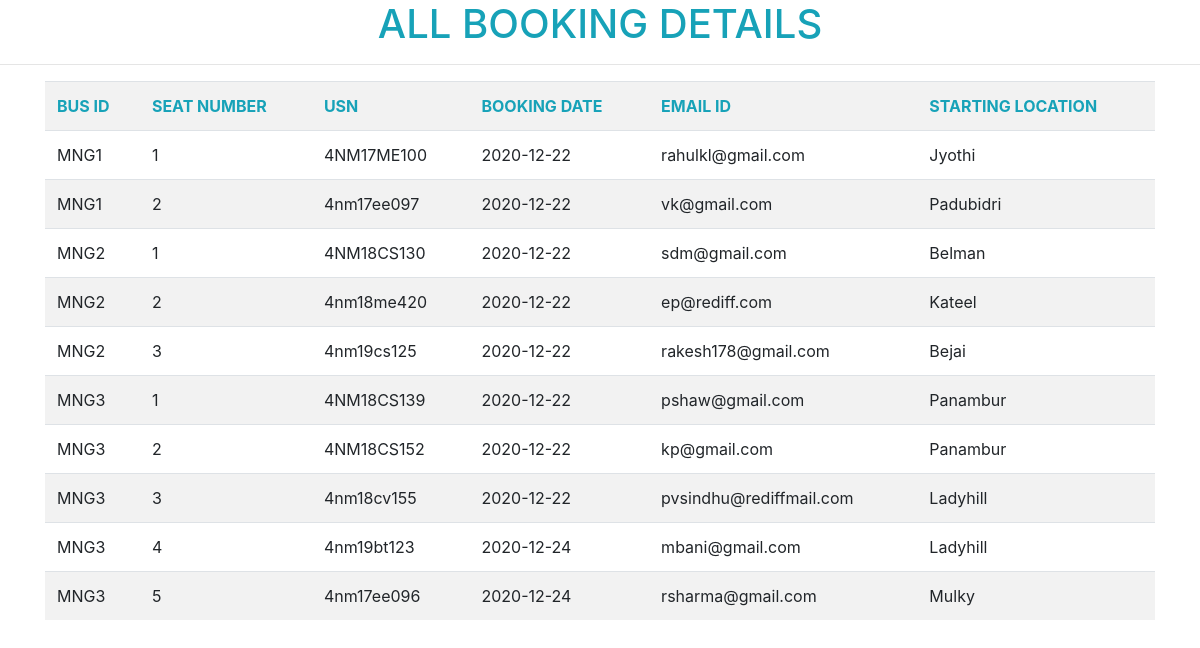
/admintable.php, run on an earlier commit of the app's database.
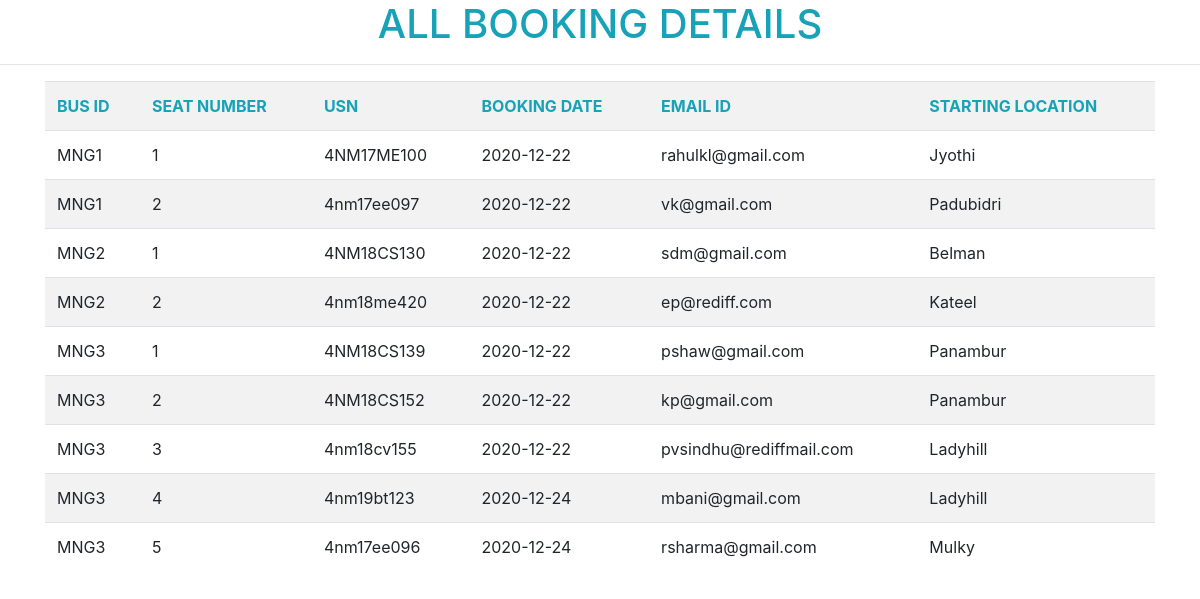
And on a later commit of the database.
### tables this page shows
CREATE TABLE `booking_details` (
  `bus_id` varchar(255) NOT NULL,
  `seat_no` int(11) NOT NULL,
  `usn` varchar(255) NOT NULL,
  `booking_date` date NOT NULL,
  `email_id` varchar(255) NOT NULL,
  `starting_location` varchar(255) NOT NULL
);

### admintable.php (the view, shortened to what this page needs)
<!DOCTYPE html>
<html lang="en">
  <head>
    <h1 style="text-align:center;" class="text-info">ALL BOOKING DETAILS</h1>
    <hr>
  <link rel="stylesheet" href="https://maxcdn.bootstrapcdn.com/bootstrap/4.5.2/css/bootstrap.min.css">
</head>
<body>
  <div class="container">
        <table class="table table-compressed table-striped table-hover  responsive">
        <tr class="text-info">
        <th >BUS ID</th>
        <th >SEAT NUMBER</th>
        <th >USN</th>
        <th >BOOKING DATE</th>
        <th >EMAIL ID</th>
        <th>STARTING LOCATION</th>
      </tr>
  <?php
$conn=mysqli_connect('localhost','root','') or die(mysqli_error($conn));
$sql2="SELECT * FROM booking_details  ";
$result2=mysqli_query($conn,$sql2) or die(mysqli_error($conn));
  if($result2==true)
  {
    while($rows=mysqli_fetch_assoc($result2))
      {
        $bus_id=$rows['bus_id'];
        $seatno=$rows['seat_no'];
        $usn=$rows['usn'];
        $booking_date=$rows['booking_date'];
        $email_id=$rows['email_id'];
        $starting_location=$rows['starting_location'];
        ?>
                <?php
                echo '<tr>'; ?>
                <td ><?php echo $bus_id ; ?></td>
                <td ><?php echo $seatno ; ?></td>
                <td ><?php echo $usn ; ?></td>
                <td ><?php echo $booking_date ; ?></td>
                <td ><?php echo $email_id ; ?></td>
                <td ><?php echo $starting_location ; ?></td>
              </tr>
              <?php
      }
}
?>
</table>
</div>
</body>
</html>

What changed in the data, as far as the page shows it:
removed booking_details: bus "MNG2", seat_no "3", usn "4nm19cs125", booking_date "2020-12-22", email "rakesh178@gmail.com", starting_location "Bejai"
